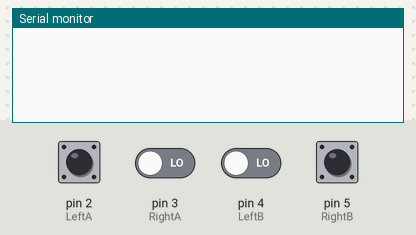
Simulated run of this sketch. Board: Arduino Uno, built with avr-gcc and run on an emulated ATmega328P. Shown: the last lines printed to the serial monitor. The test bench sets the inputs (shaded band); at power-on: pin 2 (LeftA), pin 3 (RightA), pin 4 (LeftB), pin 5 (RightB) LOW.

Above: at 1.2 s.
1.3 s: pin 2 (LeftA) pulled HIGH for 0.15 s
At 2.0 s:
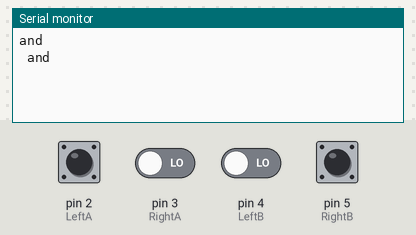
2.9 s: pin 2 (LeftA) driven HIGH and pin 3 (RightA) driven HIGH
At 3.7 s:
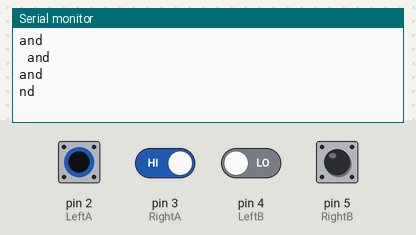
4.4 s: pin 2 (LeftA) driven LOW and pin 4 (LeftB) driven HIGH
At 4.8 s:
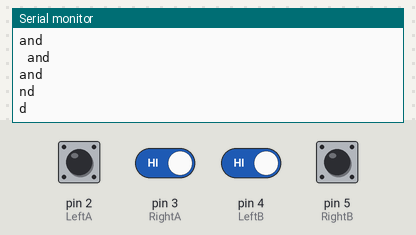

The sketch:

encoders_test.ino
```cpp
#include<Arduino.h>
#include <avr/io.h>
#include <avr/interrupt.h>
#include <math.h>


// ENCODER PIN DECLERATIONS
// Left A and Right A should be interrupt pins
// In mega the interrupt pins are 2,3,18,19,20,21
// In uno the interrupt pins are 2,3


#define LeftA 2
#define LeftB 4
#define RightA 3
#define RightB 5


long counts = 0;
long counts2 = 0;

void readEncoder() //this function is triggered by the encoder CHANGE, and increments the encoder counter
{
  if (digitalRead(LeftB) == digitalRead(LeftA) )
  {
    counts = counts - 1; //you may need to redefine positive and negative directions
  }
  else
  {
    counts = counts + 1;
  }
    Serial.println(counts+" and "+counts2);
}

void readEncoder2() //this function is triggered by the encoder CHANGE, and increments the encoder counter
{
  if (digitalRead(RightB) == digitalRead(RightA) )
  {
    counts2 = counts2 - 1; //you may need to redefine positive and negative directions
  }
  else
  {
    counts2 = counts2 + 1;
  }
  Serial.println(counts+" and "+counts2);
}


void setup() {
  pinMode(LeftA, INPUT); //initialize Encoder Pins
  pinMode(LeftB, INPUT);
  digitalWrite(LeftA, LOW); //initialize Pin States
  digitalWrite(LeftB, LOW);
  pinMode(RightA, INPUT); //initialize Encoder Pins
  pinMode(RightB, INPUT);
  digitalWrite(RightA, LOW); //initialize Pin States
  digitalWrite(RightB, LOW);
  attachInterrupt(digitalPinToInterrupt(LeftA), readEncoder, CHANGE);
  attachInterrupt(digitalPinToInterrupt(RightA), readEncoder2, CHANGE);
  Serial.begin(115200);
}

void loop() {


}
```

Measured:
- after the input at 1.3 s, the serial monitor: prints a new line at once (image 1)
- after the input at 2.9 s, the serial monitor: prints a new line at once (image 2)
- after the input at 4.4 s, the serial monitor: prints a new line at once (image 3)
